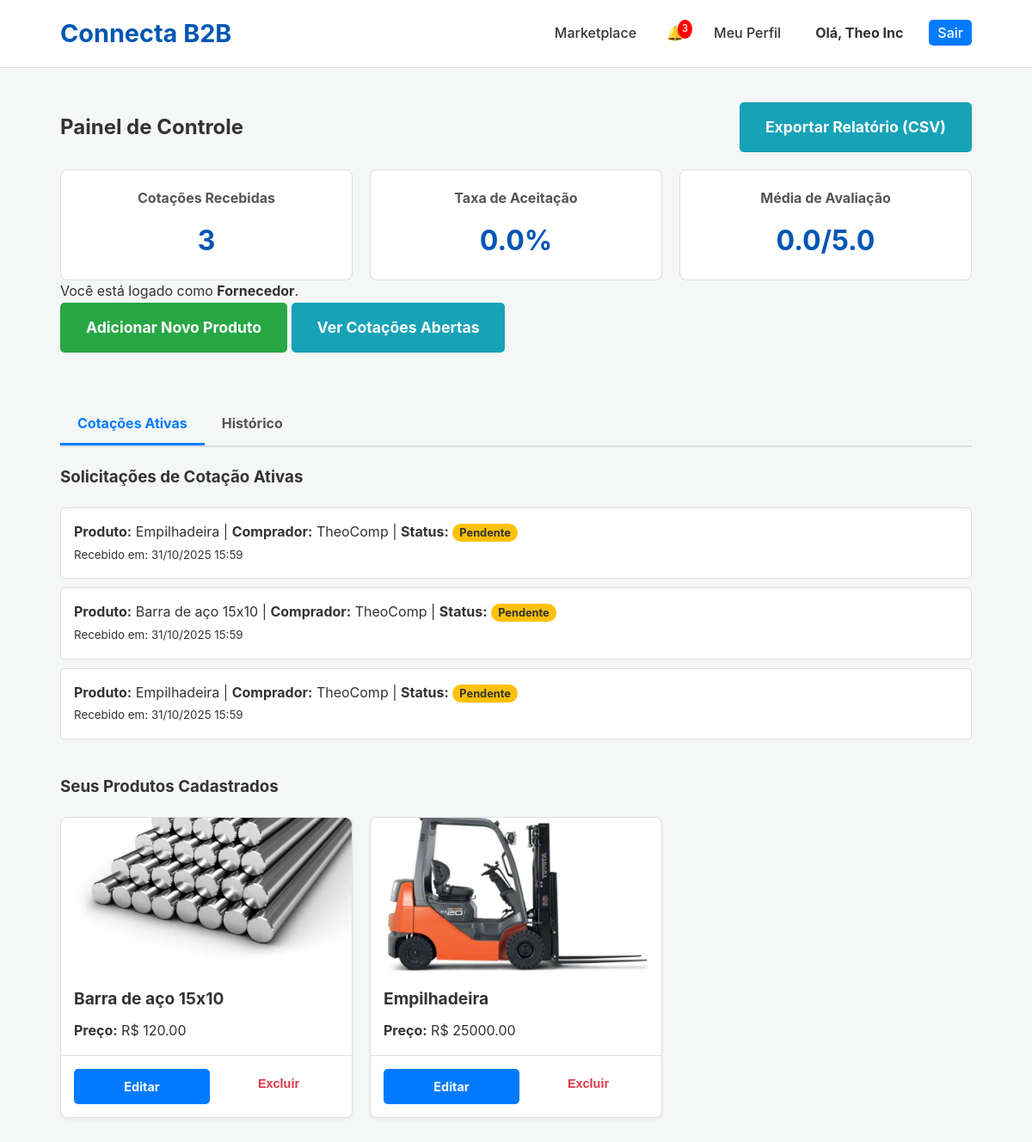
Page /dashboard (signed in) on the earlier database version.
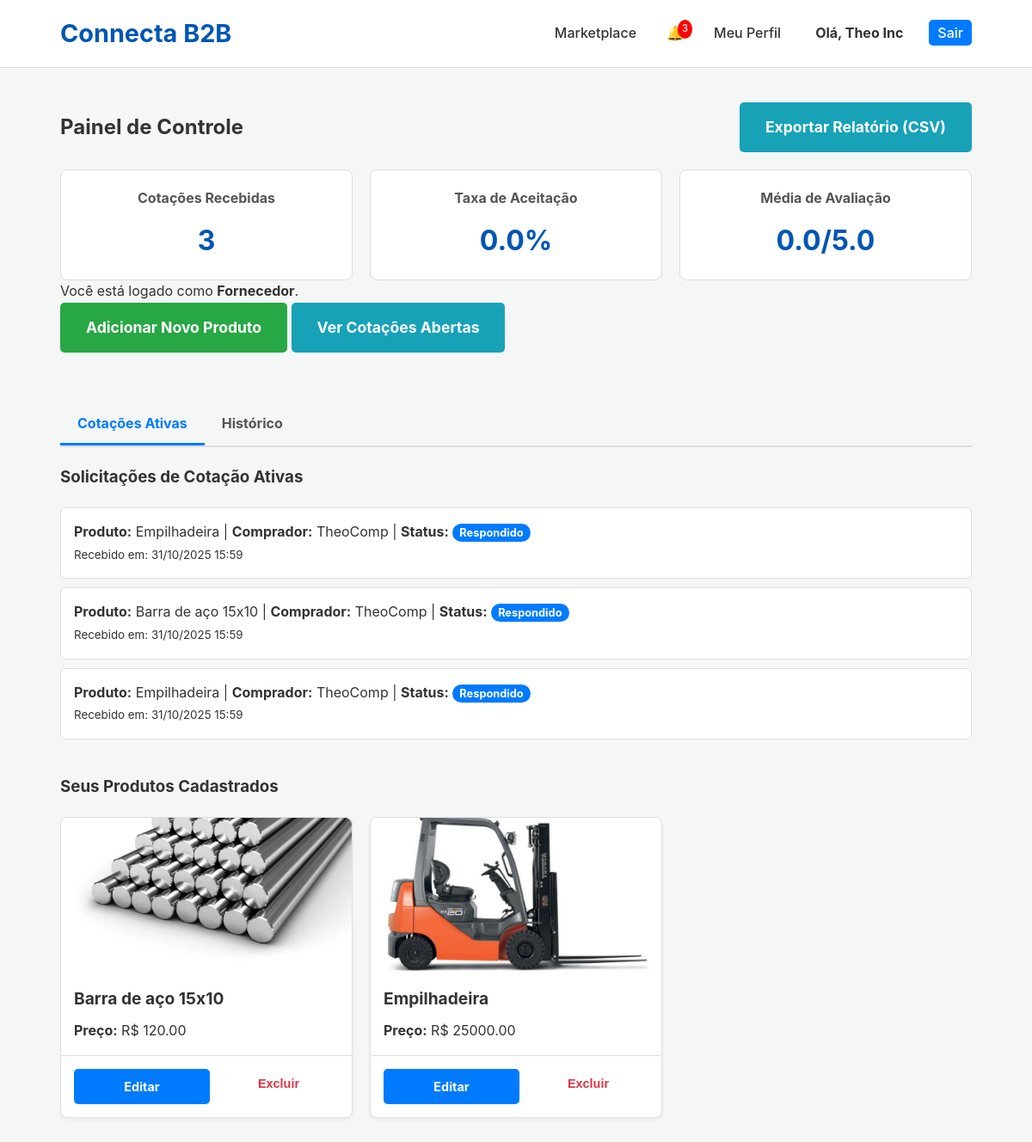
Same page on the later database version.
### app.py (models this page shows, shortened)
class Company(db.Model):
    id = db.Column(db.Integer, primary_key=True); company_name = db.Column(db.String(150), nullable=False); cnpj = db.Column(db.String(18), unique=True, nullable=False); email = db.Column(db.String(150), unique=True, nullable=False); password_hash = db.Column(db.String(256), nullable=False); user_type = db.Column(db.String(50), nullable=False)
    is_verified = db.Column(db.Boolean, default=False); is_admin = db.Column(db.Boolean, default=False); is_active = db.Column(db.Boolean, default=True)
    logo_filename = db.Column(db.String(255), nullable=True); description = db.Column(db.Text, nullable=True); website = db.Column(db.String(255), nullable=True); address = db.Column(db.String(255), nullable=True); certifications = db.Column(db.String(255), nullable=True)
    created_at = db.Column(db.DateTime, default=datetime.utcnow)
    products = db.relationship('Product', backref='supplier', lazy=True, cascade="all, delete-orphan")
    notifications = db.relationship('Notification', foreign_keys='Notification.recipient_id', backref='recipient', lazy=True, cascade="all, delete-orphan")
    reviews_received = db.relationship('Review', foreign_keys='Review.supplier_id', backref='reviewed_supplier', lazy='dynamic')
    sent_quotes = db.relationship('QuoteRequest', foreign_keys='QuoteRequest.buyer_id', backref='buyer', lazy='dynamic')
    received_quotes = db.relationship('QuoteRequest', foreign_keys='QuoteRequest.supplier_id', backref='supplier', lazy='dynamic')
    quote_groups = db.relationship('QuoteGroup', backref='buyer', lazy=True)
    open_rfqs = db.relationship('OpenRFQ', backref='buyer', lazy=True) # RFQ: Ligação com a empresa que criou
    open_rfq_responses = db.relationship('OpenRFQResponse', backref='supplier', lazy=True) # RFQ: Ligação com as respostas

class QuoteRequest(db.Model):
    id = db.Column(db.Integer, primary_key=True); quantity = db.Column(db.Integer, nullable=False); message = db.Column(db.Text, nullable=True); status = db.Column(db.String(50), nullable=False, default='Pendente'); timestamp = db.Column(db.DateTime, nullable=False, default=datetime.utcnow)
    product_id = db.Column(db.Integer, db.ForeignKey('product.id'), nullable=False); buyer_id = db.Column(db.Integer, db.ForeignKey('company.id'), nullable=False); supplier_id = db.Column(db.Integer, db.ForeignKey('company.id'), nullable=False)
    offered_price = db.Column(db.Float, nullable=True); supplier_message = db.Column(db.Text, nullable=True); response_timestamp = db.Column(db.DateTime, nullable=True)
    attachment_filename = db.Column(db.String(255), nullable=True); delivery_date = db.Column(db.Date, nullable=True)
    group_id = db.Column(db.Integer, db.ForeignKey('quote_group.id'), nullable=True)
    review = db.relationship('Review', backref='quote', uselist=False, cascade="all, delete-orphan")
    chat_messages = db.relationship('ChatMessage', backref='quote', lazy=True, cascade="all, delete-orphan")

class Product(db.Model):
    id = db.Column(db.Integer, primary_key=True); name = db.Column(db.String(100), nullable=False); description = db.Column(db.Text, nullable=False); category = db.Column(db.String(80), nullable=False); base_price = db.Column(db.Float, nullable=True); supplier_id = db.Column(db.Integer, db.ForeignKey('company.id'), nullable=False)
    images = db.relationship('ProductImage', backref='product', lazy=True, cascade="all, delete-orphan")
    quote_requests = db.relationship('QuoteRequest', backref='product', lazy=True, cascade="all, delete-orphan")

class ProductImage(db.Model):
    id = db.Column(db.Integer, primary_key=True); filename = db.Column(db.String(255), nullable=False); product_id = db.Column(db.Integer, db.ForeignKey('product.id'), nullable=False)

### app.py (the view, shortened to what this page needs)
@app.route('/dashboard')
@login_required
def dashboard():
    if session.get('is_admin'): return redirect(url_for('admin.index'))
    company = db.session.get(Company, session['company_id'])
    view = request.args.get('view', 'active')
    active_announcement = Announcement.query.filter_by(is_active=True).order_by(Announcement.timestamp.desc()).first()
    analytics = {}
    if company.user_type == 'supplier':
        quotes_query = company.received_quotes
        active_quotes = quotes_query.filter(or_(QuoteRequest.status == 'Pendente', QuoteRequest.status == 'Respondido')).order_by(QuoteRequest.timestamp.desc()).all()
        archived_quotes = quotes_query.filter(or_(QuoteRequest.status == 'Aceito', QuoteRequest.status == 'Recusado')).order_by(QuoteRequest.timestamp.desc()).all()
        analytics['total_quotes'] = quotes_query.count(); analytics['accepted_quotes'] = quotes_query.filter_by(status='Aceito').count(); analytics['acceptance_rate'] = (analytics['accepted_quotes'] / analytics['total_quotes'] * 100) if analytics['total_quotes'] > 0 else 0; analytics['avg_rating'] = db.session.query(func.avg(Review.rating)).filter(Review.supplier_id == company.id).scalar() or 0
        return render_template('dashboard.html', products=company.products, active_quotes=active_quotes, archived_quotes=archived_quotes, view=view, analytics=analytics, active_announcement=active_announcement)
    return redirect(url_for('home'))

### app.py (called while the page is built)
def login_required(f):
    @wraps(f)
    def decorated_function(*args, **kwargs):
        if 'company_id' not in session: flash('Você precisa estar logado.', 'error'); return redirect(url_for('login'))
        return f(*args, **kwargs)
    return decorated_function

@app.context_processor
def inject_notifications():
    if 'company_id' in session:
        unread_count = db.session.query(Notification).filter_by(recipient_id=session['company_id'], read=False).count()
        cart_item_count = len(session.get('cart', {})) if session.get('user_type') == 'buyer' else 0
        return dict(unread_notifications=unread_count, cart_item_count=cart_item_count)
    return dict(unread_notifications=0, cart_item_count=0)

### templates/dashboard.html (shortened to what this page needs)
<!DOCTYPE html>
<html lang="pt-br">
<head>
    <link rel="stylesheet" href="{{ url_for('static', filename='css/style.css') }}">
    <link rel="stylesheet" href="{{ url_for('static', filename='css/form.css') }}">
</head>
<body>
    <header class="main-header">
        <div class="container">
            <a href="{{ url_for('home') }}" style="text-decoration: none;"><h1 class="logo">Connecta B2B</h1></a>
            <nav class="main-nav">
                <ul>
                    <li><a href="{{ url_for('products') }}">Marketplace</a></li>
                    <li><a href="{{ url_for('notifications') }}" style="position: relative; padding: 5px;">&#128276; {% if unread_notifications > 0 %}<span style="position: absolute; top: 0; right: -5px; background: red; color: white; border-radius: 50%; padding: 2px 5px; font-size: 0.7rem;">{{ unread_notifications }}</span>{% endif %}</a></li>
                    <li><a href="{{ url_for('company_profile', company_id=session.company_id) }}">Meu Perfil</a></li>
                    <li><a href="{{ url_for('dashboard') }}"><strong>Olá, {{ session.company_name }}</strong></a></li>
                    <li><a href="{{ url_for('logout') }}" class="login-button">Sair</a></li>
                </ul>
            </nav>
        </div>
    </header>
    <main class="container dashboard-container">
        <div class="dashboard-header">
            <h2>Painel de Controle</h2>
            <a href="{{ url_for('export_quotes') }}" class="cta-button" style="background-color:#17a2b8; text-decoration: none;">Exportar Relatório (CSV)</a>
        </div>
        <div class="analytics-grid">
            {% if session.user_type == 'supplier' %}
                <div class="stat-card"><h4>Cotações Recebidas</h4><p>{{ analytics.total_quotes }}</p></div>
                <div class="stat-card"><h4>Taxa de Aceitação</h4><p>{{ "%.1f"|format(analytics.acceptance_rate) }}%</p></div>
                <div class="stat-card"><h4>Média de Avaliação</h4><p>{{ "%.1f"|format(analytics.avg_rating) }}/5.0</p></div>
            {% else %}
                <div class="stat-card"><h4>Cotações Enviadas</h4><p>{{ analytics.total_sent }}</p></div>
                <div class="stat-card"><h4>Negócios Fechados</h4><p>{{ analytics.total_accepted }}</p></div>
            {% endif %}
        </div>
        {% if session.user_type == 'supplier' %}
            <p>Você está logado como <strong>Fornecedor</strong>.</p>
            <a href="{{ url_for('add_product') }}" class="cta-button" style="display: inline-block; text-decoration: none; margin-bottom: 20px;">Adicionar Novo Produto</a>
            <a href="{{ url_for('list_open_rfqs') }}" class="cta-button" style="display: inline-block; text-decoration: none; margin-bottom: 20px; background-color: #17a2b8;">Ver Cotações Abertas</a>
            <div class="section-container">
                <div class="tabs"><a href="{{ url_for('dashboard', view='active') }}" class="{{ 'active' if view == 'active' }}">Cotações Ativas</a><a href="{{ url_for('dashboard', view='archived') }}" class="{{ 'active' if view == 'archived' }}">Histórico</a></div>
                {% if view == 'active' %}
                    <h3>Solicitações de Cotação Ativas</h3>
                    {% for quote in active_quotes %}<a href="{{ url_for('quote_detail', quote_id=quote.id) }}" class="quote-item"><p><strong>Produto:</strong> {{ quote.product.name }} | <strong>Comprador:</strong> {{ quote.buyer.company_name }} {% if quote.buyer.is_verified %}<span class="verified-seal-small" title="Empresa Verificada">✔</span>{% endif %} | <strong>Status:</strong> <span class="status-badge status-{{ quote.status }}">{{ quote.status }}</span></p><small>Recebido em: {{ quote.timestamp.strftime('%d/%m/%Y %H:%M') }}</small></a>{% else %}<p>Nenhuma cotação ativa no momento.</p>{% endfor %}
                {% endif %}
            </div>
            <div class="section-container">
                <h3>Seus Produtos Cadastrados</h3>
                <div class="product-management-grid">
                    {% for product in products %}<div class="product-management-card"><img src="{{ url_for('static', filename='uploads/' + product.images[0].filename) if product.images else 'https://via.placeholder.com/280x180' }}" alt="{{ product.name }}"><div class="product-management-info"><h4>{{ product.name }}</h4><p><strong>Preço:</strong> R$ {{ "%.2f"|format(product.base_price) if product.base_price else 'Sob consulta' }}</p></div><div class="product-management-actions"><a href="{{ url_for('edit_product', product_id=product.id) }}" class="btn-edit">Editar</a><form action="{{ url_for('delete_product', product_id=product.id) }}" method="POST" onsubmit="return confirm('Tem certeza? A ação não pode ser desfeita.');" style="flex: 1;"><button type="submit" class="btn-delete">Excluir</button></form></div></div>{% else %}<p>Você ainda não cadastrou nenhum produto.</p>{% endfor %}
                </div>
            </div>
        {% endif %}
    </main>
</body>
</html>

### static/css/style.css (style rules this page uses)
* { margin: 0; padding: 0; box-sizing: border-box; }
body { font-family: -apple-system, BlinkMacSystemFont, 'Segoe UI', Roboto, Helvetica, Arial, sans-serif; line-height: 1.6; background-color: #f4f7f6; color: #333; }
.container { max-width: 1100px; margin: 0 auto; padding: 0 20px; }
.main-header { background-color: #ffffff; padding: 1rem 0; border-bottom: 1px solid #ddd; position: sticky; top: 0; z-index: 1000; }
.main-header .container { display: flex; justify-content: space-between; align-items: center; }
.logo { color: #0056b3; font-size: 1.8rem; font-weight: 700; }
.main-nav ul { list-style-type: none; display: flex; gap: 20px; }
.main-nav a { text-decoration: none; color: #333; font-weight: 500; padding: 5px 10px; transition: color 0.3s ease; }
.login-button { background-color: #007bff; color: #ffffff !important; border-radius: 5px; padding: 8px 15px; transition: background-color 0.3s ease; }
.cta-button { background-color: #28a745; color: #ffffff; padding: 15px 30px; font-size: 1.1rem; font-weight: bold; text-decoration: none; border-radius: 5px; transition: background-color 0.3s ease; }

### templates/dashboard.html (style rules this page uses)
.dashboard-container { padding: 40px 20px; }
.section-container { margin-top: 40px; }
.section-container h3 { margin-bottom: 20px; }
.dashboard-header { display: flex; justify-content: space-between; align-items: center; flex-wrap: wrap; gap: 20px; }
.analytics-grid { display: grid; grid-template-columns: repeat(auto-fit, minmax(200px, 1fr)); gap: 20px; margin-top: 20px; }
.stat-card { background-color: #fff; border: 1px solid #ddd; padding: 20px; border-radius: 8px; text-align: center; }
.stat-card h4 { margin: 0 0 10px 0; color: #555; font-size: 1rem; }
.stat-card p { font-size: 2rem; font-weight: bold; color: #0056b3; }
.tabs { border-bottom: 2px solid #ddd; margin-bottom: 20px; }
.tabs a { padding: 10px 20px; display: inline-block; text-decoration: none; color: #555; font-weight: bold; border-bottom: 3px solid transparent; }
.tabs a.active { color: #007bff; border-bottom-color: #007bff; }
.quote-item, .quote-group-item { background-color: #fff; border: 1px solid #ddd; padding: 15px; margin-bottom: 10px; border-radius: 5px; text-decoration: none; color: inherit; display: block; transition: box-shadow 0.2s ease; }
.status-badge { padding: 3px 8px; font-size: 0.8rem; border-radius: 12px; color: #fff; font-weight: bold; }
.status-Respondido { background-color: #007bff; }
.product-management-grid { display: grid; grid-template-columns: repeat(auto-fill, minmax(280px, 1fr)); gap: 20px; }
.product-management-card { border: 1px solid #e0e0e0; border-radius: 8px; background-color: #fff; box-shadow: 0 2px 4px rgba(0,0,0,0.05); display: flex; flex-direction: column; }
.product-management-card img { width: 100%; height: 180px; object-fit: cover; border-top-left-radius: 8px; border-top-right-radius: 8px; }
.product-management-info { padding: 15px; flex-grow: 1; }
.product-management-info h4 { margin: 0 0 10px 0; font-size: 1.2rem; color: #333; }
.product-management-actions { padding: 15px; border-top: 1px solid #e0e0e0; display: flex; gap: 10px; }
.product-management-actions a, .product-management-actions button { flex: 1; text-align: center; padding: 8px; border-radius: 5px; text-decoration: none; border: 1px solid transparent; cursor: pointer; font-weight: bold; font-size: 0.9rem; width: 100%; }
.btn-edit { background-color: #007bff; color: white; }
.btn-delete { background-color: transparent; color: #dc3545; border-color: #dc3545; }

Differences in the rows shown:
changed QuoteRequest (number 1 of 3 on the later page): status "Pendente" → "Respondido"
changed QuoteRequest "Barra de aço 15x10": status "Pendente" → "Respondido"
changed QuoteRequest (number 3 of 3 on the later page): status "Pendente" → "Respondido"
